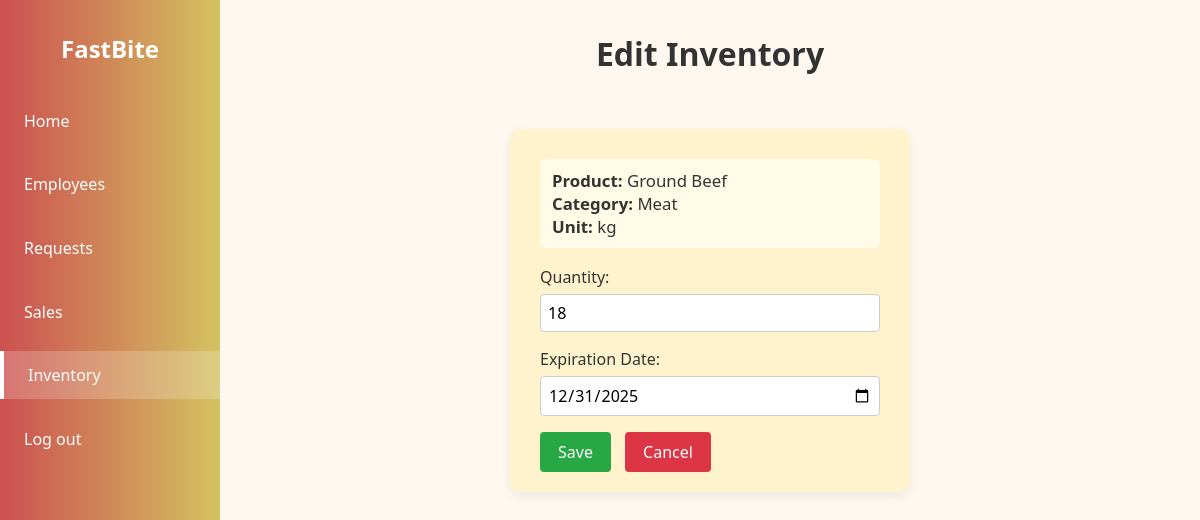
The page /fastfood/FASTFOOD---DBMS/edit-inventory.php?id=1 (signed in) on the database its author committed.
### tables this page shows
CREATE TABLE `inventory` (
  `Inventory_ID` int(11) NOT NULL,
  `Product_ID` int(11) NOT NULL,
  `Quantity` int(11) NOT NULL,
  `Stock_Status` varchar(255) NOT NULL,
  `Last_Updated` date NOT NULL
);

CREATE TABLE `products` (
  `Product_ID` int(11) NOT NULL,
  `Product_Name` varchar(255) NOT NULL,
  `Description` varchar(255) NOT NULL,
  `Unit` varchar(255) NOT NULL,
  `Category` varchar(255) NOT NULL,
  `Product_Status` varchar(255) NOT NULL,
  `Expiration_Date` date NOT NULL
);

### fastfood/FASTFOOD---DBMS/edit-inventory.php (the view, shortened to what this page needs)
<?php
include('includes/config.php');
$inventory_id = $_GET['id'];
$sql = "SELECT
            i.Inventory_ID,
            i.Quantity,
            i.Last_Updated,
            p.Product_Name,
            p.Unit,
            p.Category,
            p.Expiration_Date
        FROM inventory i
        LEFT JOIN products p ON i.Product_ID = p.Product_ID
        WHERE i.Inventory_ID = :inventory_id";
$stmt = $dbh->prepare($sql);
$stmt->execute([':inventory_id' => $inventory_id]);
$item = $stmt->fetch(PDO::FETCH_ASSOC);
?>
<!DOCTYPE html>
<html lang="en">
<head>
</head>
<body>
  <div class="sidebar">
    <h2>FastBite</h2>
    <ul>
      <li><a href="admin-dashboard.php">Home</a></li>
      <li><a href="employee-database.php">Employees</a></li>
      <li><a href="requests.php">Requests</a></li>
      <li><a href="sales-report.php">Sales</a></li>
      <li><a href="inventory-report.php" class="active">Inventory</a></li>
      <li><a href="logout.php">Log out</a></li>
    </ul>
  </div>
  <div class="main-content">
    <h1>Edit Inventory</h1>
    <div class="edit-form-container">
      <div class="info">
        <strong>Product:</strong> <?= htmlspecialchars($item['Product_Name']) ?><br>
        <strong>Category:</strong> <?= htmlspecialchars($item['Category']) ?><br>
        <strong>Unit:</strong> <?= htmlspecialchars($item['Unit']) ?>
      </div>
      <form method="post">
        <label>Quantity:</label>
        <input type="number" name="quantity" value="<?= htmlspecialchars($item['Quantity']) ?>" min="0" required>
        <label>Expiration Date:</label>
        <input type="date" name="expiration_date" value="<?= htmlspecialchars($item['Expiration_Date']) ?>">
        <button type="submit" name="edit-inventory" class="btn">Save</button>
        <a href="inventory-report.php" class="btn-cancel">Cancel</a>
      </form>
    </div>
  </div>
</body>
</html>

### fastfood/FASTFOOD---DBMS/edit-inventory.php (style rules this page uses)
:root { --sidebar-width: 220px; --primary: #cc5050; --secondary: #d3c260; --bg-light: #fff8f0; --text-dark: #333; }
* { box-sizing: border-box; margin: 0; padding: 0; font-family: "Segoe UI", sans-serif; }
body { display: flex; background-color: var(--bg-light); min-height: 100vh; }
.sidebar { width: var(--sidebar-width); background: linear-gradient(to right, var(--primary), var(--secondary)); color: white; padding-top: 2rem; position: fixed; top: 0; bottom: 0; left: 0; }
.sidebar h2 { text-align: center; margin-bottom: 2rem; font-size: 1.5rem; }
.sidebar ul { list-style: none; padding: 0; }
.sidebar ul li { margin: 1rem 0; }
.sidebar ul li a { color: white; text-decoration: none; padding: 0.8rem 1.5rem; display: block; transition: background 0.3s; }
.sidebar ul li a:hover, .sidebar ul li a.active { background: rgba(255, 255, 255, 0.2); border-left: 4px solid white; }
.main-content { margin-left: var(--sidebar-width); padding: 2rem; flex: 1; display: flex; flex-direction: column; align-items: center; justify-content: flex-start; }
.main-content h1 { font-size: 2rem; margin-bottom: 1.5rem; color: var(--text-dark); text-align: center; }
.edit-form-container { background: #fff3cd; padding: 30px 30px 20px 30px; border-radius: 10px; box-shadow: 0 4px 12px rgba(0,0,0,0.07); max-width: 400px; width: 100%; margin-top: 30px; }
.edit-form-container label { display: block; margin-bottom: 6px; font-weight: 500; color: #333; }
.edit-form-container input[type="number"], .edit-form-container input[type="date"] { width: 100%; padding: 7px; margin-bottom: 16px; border: 1px solid #ccc; border-radius: 4px; font-size: 1rem; }
.edit-form-container .btn { background: #28a745; color: #fff; border: none; padding: 9px 18px; border-radius: 4px; font-size: 1rem; cursor: pointer; margin-right: 10px; }
.edit-form-container .btn-cancel { background: #dc3545; color: #fff; text-decoration: none; padding: 9px 18px; border-radius: 4px; font-size: 1rem; border: none; cursor: pointer; }
.edit-form-container .info { margin-bottom: 18px; color: #333; font-size: 1.05rem; background: #fffbe6; padding: 10px 12px; border-radius: 6px; }

### rows shown on the page
inventory: Product_ID.Product_Name "Ground Beef", Product_ID.Category "Meat", Product_ID.Unit "kg", quantity "18", expiration_date "12/31/2025"
